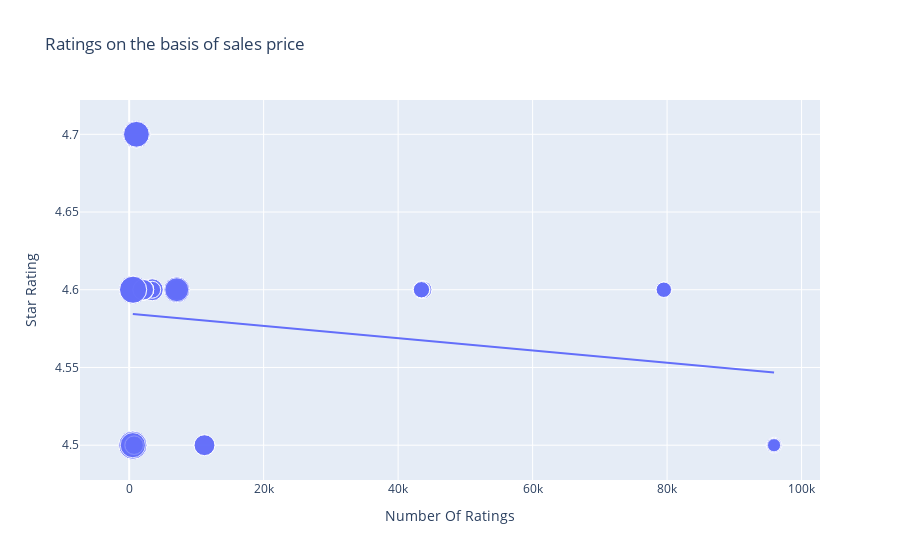

The code cell stored with this chart in its notebook:
### Code cell
figure = px.scatter(data_frame = dt, y = "Star Rating", x = "Number Of Ratings", size = "Sale Price", trendline = "ols",
                   title = "Ratings on the basis of sales price")
figure.show()

### Figure 1 — Plotly figure (JSON) as saved in the notebook; plotly's stock layout.template omitted (floating-point values rounded to 4 significant figures)
{"data": [{"hovertemplate": "Number Of Ratings=%{x}<br>Star Rating=%{y}<br>Sale Price=%{marker.size}<extra></extra>", "legendgroup": "", "marker": {"color": "#636efa", "size": [49900, 84900, 84900, 77000, 77000, 49900, 49900, 77000, 89900, 41999, 39999, 41999, 41999, 41999, 131900, 117100, 131900, 117100, 74999, 117900, 117100, 117900, 99900, 44999, 140900, 130900, 64900, 120900, 59900, 75900, 110900, 130900, 120900, 64900, 64900, 75900, 75900, 120900, 59900, 120900, 75900, 140900, 70900, 70900, 75900, 59900, 110900, 120900, 130900, 130900, 54999, 54999, 29999, 34999, 34999, 34999, 54999, 29999, 46999, 46999, 46999, 46999], "sizemode": "area", "sizeref": 352.2, "symbol": "circle"}, "mode": "markers", "name": "", "orientation": "v", "showlegend": false, "type": "scatter", "x": [3431, 3431, 3431, 11202, 11202, 3431, 3431, 11202, 1454, 79512, 79512, 79582, 79512, 79512, 1078, 1078, 1078, 1078, 7088, 7088, 1078, 7088, 7081, 95909, 542, 580, 740, 545, 740, 2101, 545, 580, 580, 730, 730, 2101, 2101, 580, 740, 580, 2092, 545, 2101, 2092, 2101, 740, 545, 580, 580, 580, 43707, 43707, 95807, 95909, 95807, 95909, 43470, 95909, 43470, 43470, 43470, 43470], "xaxis": "x", "y": [4.6, 4.6, 4.6, 4.5, 4.5, 4.6, 4.6, 4.5, 4.6, 4.6, 4.6, 4.6, 4.6, 4.6, 4.7, 4.7, 4.7, 4.7, 4.6, 4.6, 4.7, 4.6, 4.6, 4.5, 4.5, 4.6, 4.5, 4.5, 4.5, 4.6, 4.5, 4.6, 4.6, 4.5, 4.5, 4.6, 4.6, 4.6, 4.5, 4.6, 4.6, 4.5, 4.6, 4.6, 4.6, 4.5, 4.5, 4.6, 4.6, 4.6, 4.6, 4.6, 4.5, 4.5, 4.5, 4.5, 4.6, 4.5, 4.6, 4.6, 4.6, 4.6], "yaxis": "y"}, {"hovertemplate": "<b>OLS trendline</b><br>Star Rating = -3.94342e-07 * Number Of Ratings + 4.58465<br>R<sup>2</sup>=0.050615<br><br>Number Of Ratings=%{x}<br>Star Rating=%{y} <b>(trend)</b><extra></extra>", "legendgroup": "", "marker": {"color": "#636efa", "symbol": "circle"}, "mode": "lines", "name": "", "showlegend": false, "type": "scatter", "x": [542, 545, 545, 545, 545, 580, 580, 580, 580, 580, 580, 580, 580, 730, 730, 740, 740, 740, 740, 1078, 1078, 1078, 1078, 1078, 1454, 2092, 2092, 2101, 2101, 2101, 2101, 2101, 3431, 3431, 3431, 3431, 3431, 7081, 7088, 7088, 7088, 11202, 11202, 11202, 43470, 43470, 43470, 43470, 43470, 43707, 43707, 79512, 79512, 79512, 79512, 79582, 95807, 95807, 95909, 95909, 95909, 95909], "xaxis": "x", "y": [4.584, 4.584, 4.584, 4.584, 4.584, 4.584, 4.584, 4.584, 4.584, 4.584, 4.584, 4.584, 4.584, 4.584, 4.584, 4.584, 4.584, 4.584, 4.584, 4.584, 4.584, 4.584, 4.584, 4.584, 4.584, 4.584, 4.584, 4.584, 4.584, 4.584, 4.584, 4.584, 4.583, 4.583, 4.583, 4.583, 4.583, 4.582, 4.582, 4.582, 4.582, 4.58, 4.58, 4.58, 4.568, 4.568, 4.568, 4.568, 4.568, 4.567, 4.567, 4.553, 4.553, 4.553, 4.553, 4.553, 4.547, 4.547, 4.547, 4.547, 4.547, 4.547], "yaxis": "y"}], "layout": {"autosize": true, "legend": {"itemsizing": "constant", "tracegroupgap": 0}, "title": {"text": "Ratings on the basis of sales price"}, "xaxis": {"anchor": "y", "autorange": true, "domain": [0, 1], "range": [-6750.0, 102400.0], "title": {"text": "Number Of Ratings"}, "type": "linear"}, "yaxis": {"anchor": "x", "autorange": true, "domain": [0, 1], "range": [4.462, 4.737], "title": {"text": "Star Rating"}, "type": "linear"}}}
